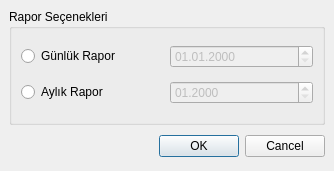
<ui version="4.0" >
 <author></author>
 <comment></comment>
 <exportmacro></exportmacro>
 <class>formRapor</class>
 <widget class="QDialog" name="formRapor" >
  <property name="geometry" >
   <rect>
    <x>0</x>
    <y>0</y>
    <width>334</width>
    <height>171</height>
   </rect>
  </property>
  <property name="windowTitle" >
   <string>Rapor Seçenekleri</string>
  </property>
  <property name="windowIcon" >
   <iconset resource="simgeler.qrc" >:/new/prefix1/icons/date.png</iconset>
  </property>
  <layout class="QVBoxLayout" >
   <property name="margin" >
    <number>9</number>
   </property>
   <property name="spacing" >
    <number>6</number>
   </property>
   <item>
    <widget class="QGroupBox" name="groupBox" >
     <property name="title" >
      <string>Rapor Seçenekleri</string>
     </property>
     <layout class="QGridLayout" >
      <property name="margin" >
       <number>9</number>
      </property>
      <property name="spacing" >
       <number>6</number>
      </property>
      <item row="1" column="1" >
       <widget class="QDateEdit" name="dateMonth" >
        <property name="enabled" >
         <bool>false</bool>
        </property>
        <property name="displayFormat" >
         <string>MM.yyyy</string>
        </property>
       </widget>
      </item>
      <item row="1" column="0" >
       <widget class="QRadioButton" name="radioMonthly" >
        <property name="text" >
         <string>Aylık Rapor</string>
        </property>
       </widget>
      </item>
      <item row="0" column="1" >
       <widget class="QDateEdit" name="dateDay" >
        <property name="enabled" >
         <bool>false</bool>
        </property>
        <property name="displayFormat" >
         <string>dd.MM.yyyy</string>
        </property>
       </widget>
      </item>
      <item row="0" column="0" >
       <widget class="QRadioButton" name="radioDaily" >
        <property name="text" >
         <string>Günlük Rapor</string>
        </property>
       </widget>
      </item>
     </layout>
    </widget>
   </item>
   <item>
    <layout class="QHBoxLayout" >
     <property name="margin" >
      <number>0</number>
     </property>
     <property name="spacing" >
      <number>6</number>
     </property>
     <item>
      <spacer>
       <property name="orientation" >
        <enum>Qt::Horizontal</enum>
       </property>
       <property name="sizeHint" >
        <size>
         <width>131</width>
         <height>31</height>
        </size>
       </property>
      </spacer>
     </item>
     <item>
      <widget class="QPushButton" name="okButton" >
       <property name="text" >
        <string>OK</string>
       </property>
      </widget>
     </item>
     <item>
      <widget class="QPushButton" name="cancelButton" >
       <property name="text" >
        <string>Cancel</string>
       </property>
      </widget>
     </item>
    </layout>
   </item>
  </layout>
 </widget>
 <pixmapfunction></pixmapfunction>
 <tabstops>
  <tabstop>radioDaily</tabstop>
  <tabstop>dateDay</tabstop>
  <tabstop>radioMonthly</tabstop>
  <tabstop>dateMonth</tabstop>
  <tabstop>okButton</tabstop>
  <tabstop>cancelButton</tabstop>
 </tabstops>
 <resources>
  <include location="simgeler.qrc" />
 </resources>
 <connections>
  <connection>
   <sender>cancelButton</sender>
   <signal>clicked()</signal>
   <receiver>formRapor</receiver>
   <slot>reject()</slot>
   <hints>
    <hint type="sourcelabel" >
     <x>369</x>
     <y>253</y>
    </hint>
    <hint type="destinationlabel" >
     <x>179</x>
     <y>282</y>
    </hint>
   </hints>
  </connection>
  <connection>
   <sender>radioDaily</sender>
   <signal>toggled(bool)</signal>
   <receiver>dateDay</receiver>
   <slot>setEnabled(bool)</slot>
   <hints>
    <hint type="sourcelabel" >
     <x>93</x>
     <y>30</y>
    </hint>
    <hint type="destinationlabel" >
     <x>246</x>
     <y>31</y>
    </hint>
   </hints>
  </connection>
  <connection>
   <sender>radioMonthly</sender>
   <signal>toggled(bool)</signal>
   <receiver>dateMonth</receiver>
   <slot>setEnabled(bool)</slot>
   <hints>
    <hint type="sourcelabel" >
     <x>91</x>
     <y>90</y>
    </hint>
    <hint type="destinationlabel" >
     <x>241</x>
     <y>91</y>
    </hint>
   </hints>
  </connection>
 </connections>
</ui>
